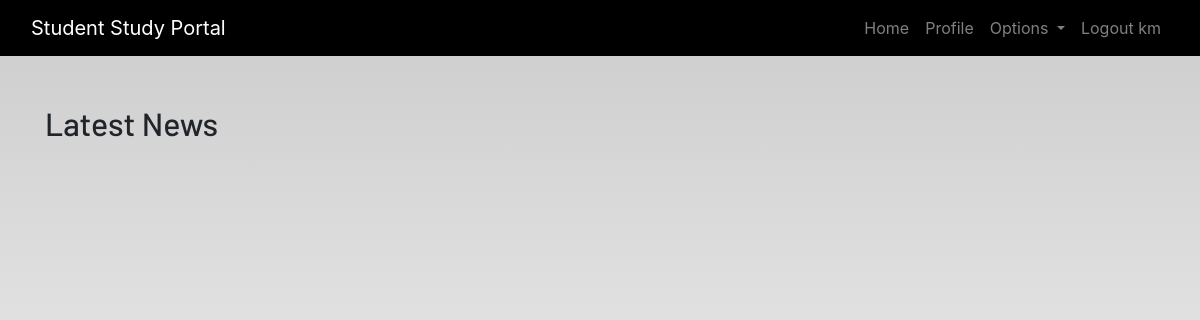
Before: /news/ (signed in) with the older database file.
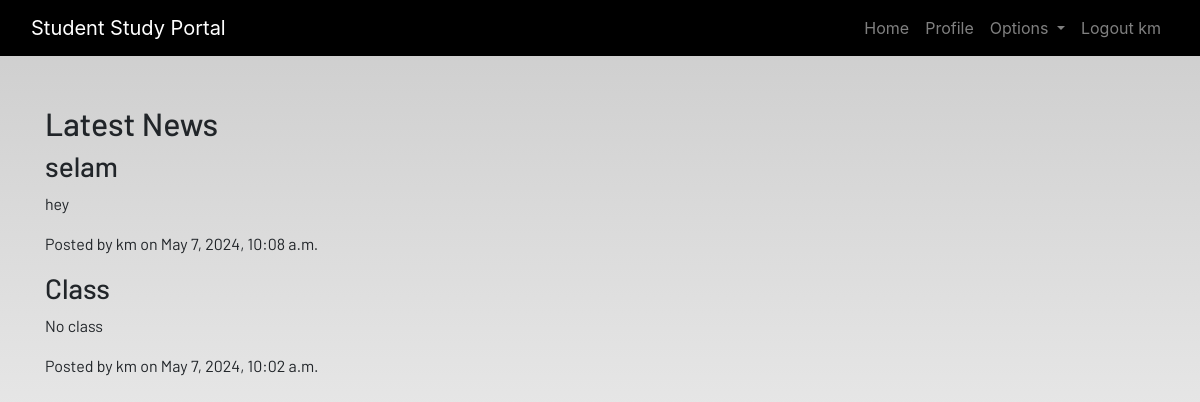
After: the same page with the newer database file.
### dashboard/models.py (models this page shows, shortened)
class News(models.Model):
    title = models.CharField(max_length=100)
    content = models.TextField()
    date_posted = models.DateTimeField(auto_now_add=True)
    author = models.ForeignKey(User, on_delete=models.CASCADE)

### dashboard/views.py (the view)
# urls.py: path('news/', views.news, name='news'),
@login_required
def news(request):
    news_items = News.objects.all().order_by('-date_posted')
    context = {'news_items': news_items}
    return render(request, 'dashboard/news.html', context)

### dashboard/templates/dashboard/news.html (shortened to what this page needs)
{% extends 'dashboard/base.html' %}
{% block content %}
<div class="container">
    <h2 class="news-heading">Latest News</h2>
    <div class="news-list">
        {% for news_item in news_items %}
        <div class="news-item">
            <h3 class="news-title">{{ news_item.title }}</h3>
            <p class="news-content">{{ news_item.content }}</p>
            <p class="news-info">Posted by {{ news_item.author }} on {{ news_item.date_posted }}</p>
        </div>
        {% endfor %}
    </div>
</div>
{% endblock %}

Changed rows visible on the page:
added News: title "selam", content "hey", author "km", date_posted "May 7, 2024, 10:08 a.m."
added News: title "Class", content "No class", author "km", date_posted "May 7, 2024, 10:02 a.m."
